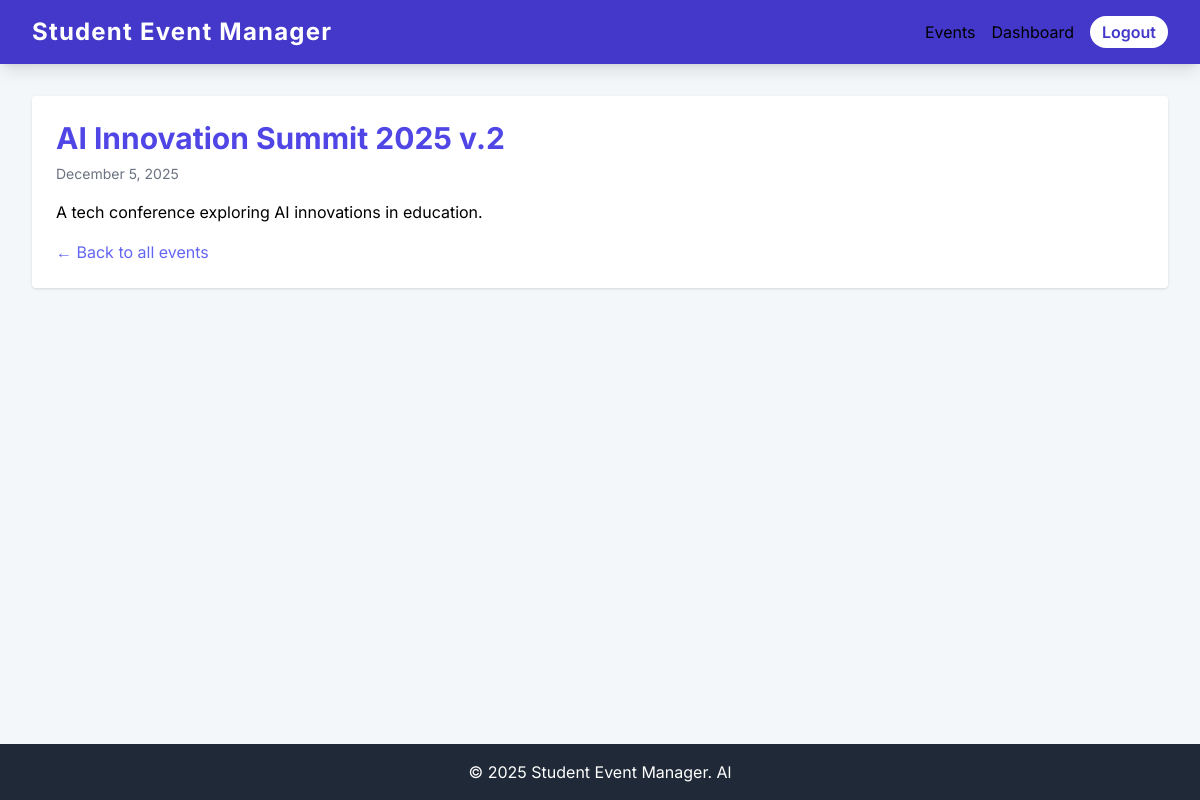
Page /events/3/ (signed in) on the committed database.
### events/models.py (models this page shows)
class Event(models.Model):
    title = models.CharField(max_length=255)
    description = models.TextField()
    location = models.CharField(max_length=255)
    date = models.DateTimeField()
    end_date = models.DateTimeField(null=True, blank=True) #verbose_name='End Time') #required for google calender api
    category = models.CharField(max_length=100)
    organizer = models.ForeignKey(
        settings.AUTH_USER_MODEL,
        on_delete=models.CASCADE,
        related_name='events_organized'
    )
    created_at = models.DateTimeField(auto_now_add=True)
    class Meta:
        ordering = ['-date']

### events/views.py (the view)
# urls.py: path('<int:event_id>/', event_detail_page, name='event_detail'),
def event_detail_page(request, event_id):
    event = get_object_or_404(Event, id=event_id)
    return render(request, 'events/event_detail.html', {'event': event})

### events/templates/events/event_detail.html
{% extends "base.html" %}
{% block content %}
<article class="bg-white p-6 rounded shadow">
  <h1 class="text-3xl font-bold text-indigo-600 mb-2">{{ event.title }}</h1>
  <p class="text-gray-500 text-sm mb-4">{{ event.date|date:"F j, Y" }}</p>
  <p>{{ event.description }}</p>
  <a href="{% url 'events:events_list' %}" class="text-indigo-500 hover:underline mt-4 inline-block">← Back to all events</a>
</article>
{% endblock %}

### templates/base.html (style rules this page uses)
body { font-family: 'Inter', sans-serif; background-color: #f4f7f9; }

### rows in the picture
Event: title "AI Innovation Summit 2025 v.2", date "December 5, 2025", description "A tech conference exploring AI innovations in education."
